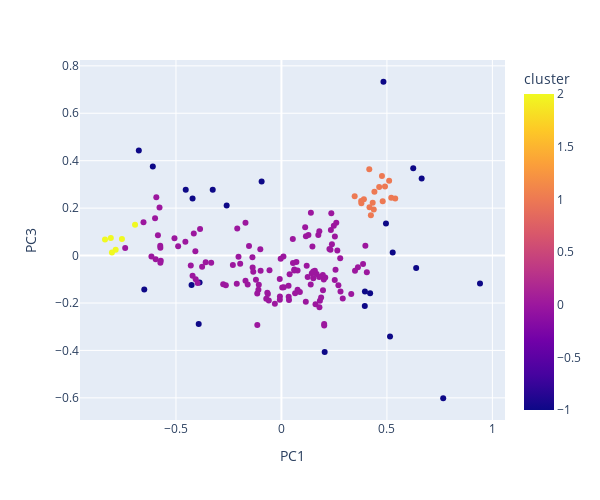

Write notebook code for a chart like this one.
### Code cell
dbscan = DBSCAN(eps=0.14, min_samples=6)
dbscan.fit_predict(df_pca)
df_pca['cluster'] = dbscan.labels_

s = cal_silhouette(clustered_df.drop("country", axis=1).query("cluster != -1"))
print("silhouette score: ", s)
clustered_df, pivot = pivot_table(df_pca, raw_df)

scatter_plot_data(df_pca, ['PC1', 'PC3'], countries, three=False)
#create_map_plot(clustered_df)

### Figure 1 — Plotly figure (JSON) as saved in the notebook; plotly's stock layout.template omitted (floating-point values rounded to 4 significant figures; data arrays with more than 128 entries replaced by an {"elided": "..."} marker saying what was removed)
{"data": [{"hovertemplate": "<b>%{hovertext}</b><br><br>PC1=%{x}<br>PC3=%{y}<br>cluster=%{marker.color}<extra></extra>", "hovertext": {"elided": "167 str values"}, "legendgroup": "", "marker": {"color": {"elided": "167 int values"}, "coloraxis": "coloraxis", "symbol": "circle"}, "mode": "markers", "name": "", "orientation": "v", "showlegend": false, "type": "scatter", "x": {"elided": "167 float values"}, "xaxis": "x", "y": {"elided": "167 float values"}, "yaxis": "y"}], "layout": {"coloraxis": {"colorbar": {"title": {"text": "cluster"}}, "colorscale": [[0, "#0d0887"], [0.1111, "#46039f"], [0.2222, "#7201a8"], [0.3333, "#9c179e"], [0.4444, "#bd3786"], [0.5556, "#d8576b"], [0.6667, "#ed7953"], [0.7778, "#fb9f3a"], [0.8889, "#fdca26"], [1, "#f0f921"]]}, "height": 500, "legend": {"tracegroupgap": 0}, "margin": {"t": 60}, "width": 600, "xaxis": {"anchor": "y", "domain": [0, 1], "title": {"text": "PC1"}}, "yaxis": {"anchor": "x", "domain": [0, 1], "title": {"text": "PC3"}}}}
